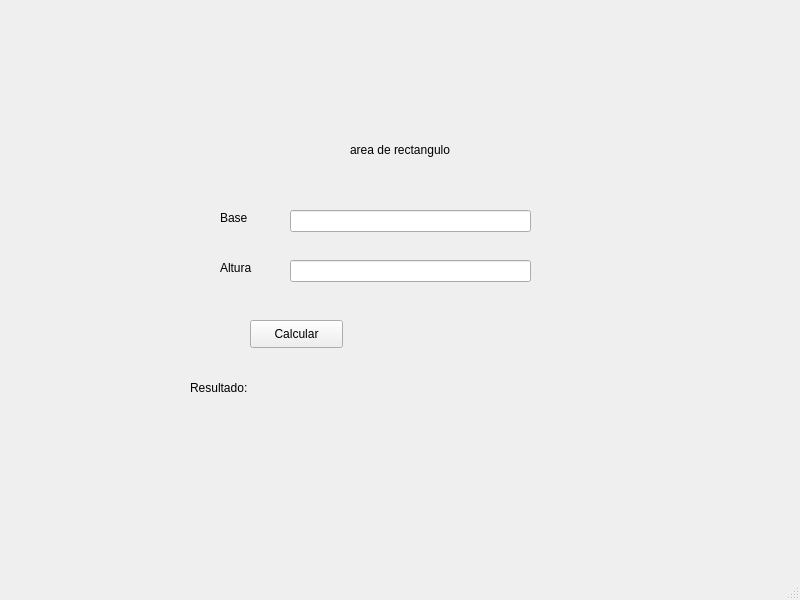
<?xml version="1.0" encoding="UTF-8"?>
<ui version="4.0">
 <class>MainWindow</class>
 <widget class="QMainWindow" name="MainWindow">
  <property name="geometry">
   <rect>
    <x>0</x>
    <y>0</y>
    <width>800</width>
    <height>600</height>
   </rect>
  </property>
  <property name="windowTitle">
   <string>MainWindow</string>
  </property>
  <widget class="QWidget" name="centralwidget">
   <widget class="QPushButton" name="pushButton">
    <property name="geometry">
     <rect>
      <x>250</x>
      <y>320</y>
      <width>93</width>
      <height>28</height>
     </rect>
    </property>
    <property name="text">
     <string>Calcular</string>
    </property>
   </widget>
   <widget class="QLabel" name="label">
    <property name="geometry">
     <rect>
      <x>350</x>
      <y>140</y>
      <width>111</width>
      <height>20</height>
     </rect>
    </property>
    <property name="text">
     <string>area de rectangulo</string>
    </property>
   </widget>
   <widget class="QLabel" name="label_3">
    <property name="geometry">
     <rect>
      <x>220</x>
      <y>210</y>
      <width>55</width>
      <height>16</height>
     </rect>
    </property>
    <property name="text">
     <string>Base</string>
    </property>
   </widget>
   <widget class="QLabel" name="Resultado">
    <property name="geometry">
     <rect>
      <x>190</x>
      <y>380</y>
      <width>341</width>
      <height>16</height>
     </rect>
    </property>
    <property name="text">
     <string>Resultado:</string>
    </property>
   </widget>
   <widget class="QLineEdit" name="Altura">
    <property name="geometry">
     <rect>
      <x>290</x>
      <y>260</y>
      <width>241</width>
      <height>22</height>
     </rect>
    </property>
   </widget>
   <widget class="QLabel" name="label_4">
    <property name="geometry">
     <rect>
      <x>220</x>
      <y>260</y>
      <width>55</width>
      <height>16</height>
     </rect>
    </property>
    <property name="text">
     <string>Altura</string>
    </property>
   </widget>
   <widget class="QLineEdit" name="Base">
    <property name="geometry">
     <rect>
      <x>290</x>
      <y>210</y>
      <width>241</width>
      <height>22</height>
     </rect>
    </property>
   </widget>
  </widget>
  <widget class="QMenuBar" name="menubar">
   <property name="geometry">
    <rect>
     <x>0</x>
     <y>0</y>
     <width>800</width>
     <height>26</height>
    </rect>
   </property>
  </widget>
  <widget class="QStatusBar" name="statusbar"/>
 </widget>
 <resources/>
 <connections/>
</ui>
